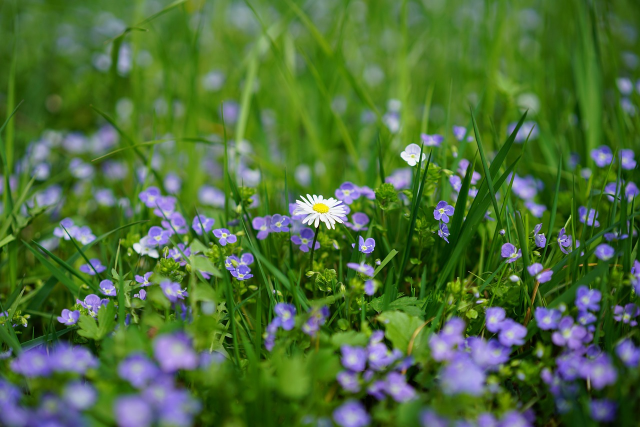
#> input picture images/blurr_smooth.jpg, 1280 x 854 px (shown at 1/2 size)
$ python 3_blurringSmoothing.py
#> lines starting #> are read from the running program, lines starting #| are printed output that depends on the picture; after the words box and inside, x2 and y2 are one past the last pixel; in counts of white or black regions, pixels touching at a corner belong together
# Import necessary libraries
import cv2
import numpy as np
from matplotlib import pyplot as plt

# Define the imshow function for displaying images
def imshow(title="Image", image=None, size=10):
    # Create a figure with a specified size
    plt.figure(figsize=(size, size))

    # Display the image using matplotlib (convert it to RGB format first)
    plt.imshow(cv2.cvtColor(image, cv2.COLOR_BGR2RGB))

    # Set the title of the plot
    plt.title(title)

    # Turn off axis display
    plt.axis("off")

    # Display the plot
    plt.show()

# Read the image from file
image_path = 'images/blurr_smooth.jpg'  # Replace with the actual image file path
img = cv2.imread(image_path)
#> img is the input picture: shape (854, 1280, 3); mean B, G, R 57.7, 110.1, 77.7

# Convert the image from BGR to HSV color space
hsv = cv2.cvtColor(img, cv2.COLOR_BGR2HSV)
#> hsv: shape (854, 1280, 3); mean H, S, V 60.6, 169.3, 119.4

#Define the lower and upper bounds for the blue color in HSV format
lower_blue = np.array([90, 50, 50])     # Lower bound for blue in HSV
upper_blue = np.array([130, 255, 255])  # Upper bound for blue in HSV

# Create a mask for blue color within the defined range
mask = cv2.inRange(hsv, lower_blue, upper_blue)
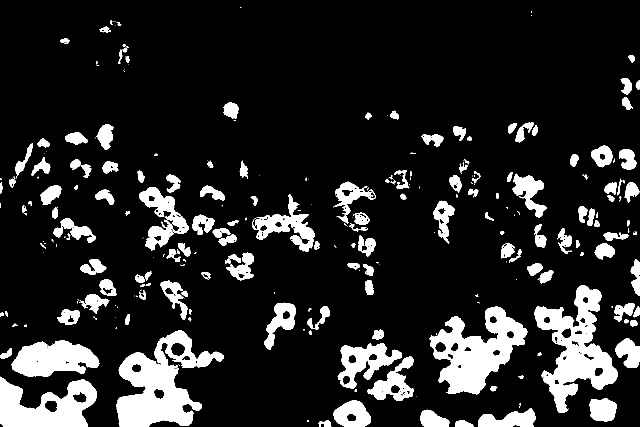
#> mask: shape (854, 1280) (shown at 1/2 size); 14.4% white; 273 white regions (108 under 20 px), largest, box (x1, y1, x2, y2) and area: (232, 661, 448, 854) 19546, (1069, 571, 1235, 826) 17611, (859, 613, 1055, 789) 16761

# Apply the mask to the original image to extract blue regions
res = cv2.bitwise_and(img, img, mask=mask)
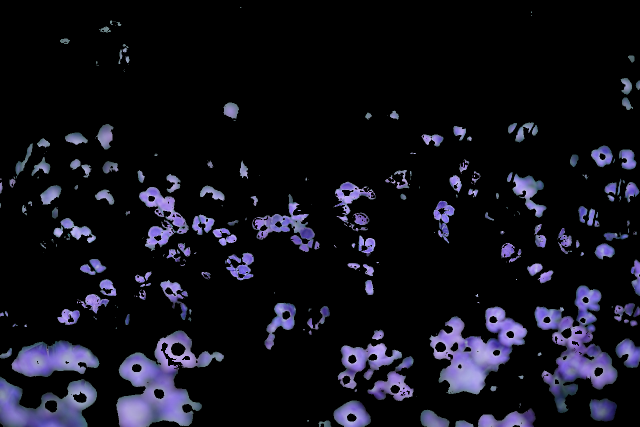
#> res: shape (854, 1280, 3) (shown at 1/2 size); mean B, G, R 25.1, 16.6, 17.2

#  Create a kernel for smoothing operations
kernel = np.ones((15, 15), np.float32) / 225

# Apply bitwise_and to the original image with the mask to get smoothed image
smoothed = cv2.bitwise_and(img, img, mask=mask)

# Apply Gaussian blur to the masked region
blur = cv2.GaussianBlur(res, (15, 15), 0)
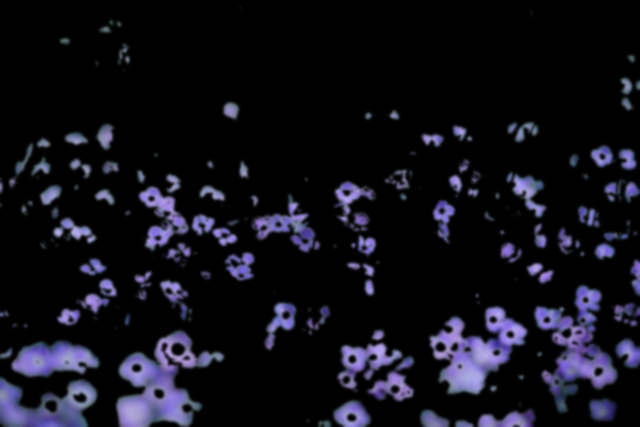
#> blur: shape (854, 1280, 3) (shown at 1/2 size); mean B, G, R 25.1, 16.6, 17.1

# Apply median blur to the masked region
median = cv2.medianBlur(res, 15)
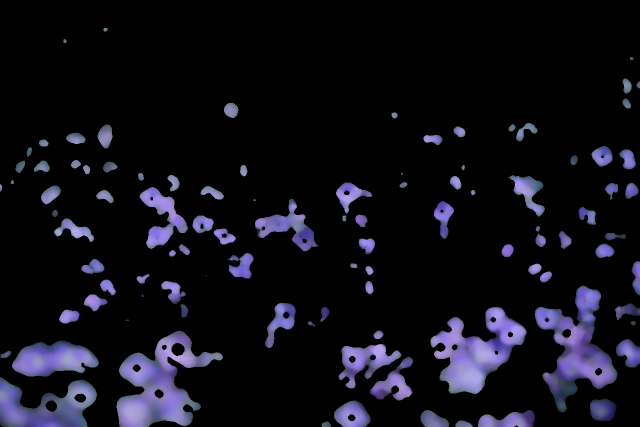
#> median: shape (854, 1280, 3) (shown at 1/2 size); mean B, G, R 23.1, 14.9, 15.5

#Display the original image and intermediate results
imshow('Original Image', img)  # Display the original image
imshow('Mask', mask)           # Display the binary mask for the blue color
imshow('Res', res)             # Display the result of extracting blue regions
imshow('Smoothed', smoothed)   # Display the smoothed version of the image
imshow('Blur', blur)           # Display the result of Gaussian blur on the blue regions
imshow('Median', median)       # Display the result of median blur on the blue regions
